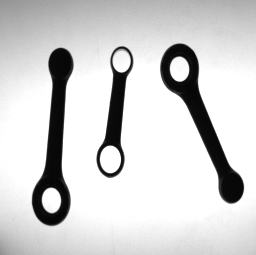
#> input picture images/TESI00.BMP, 256 x 255 px
$ python -i old_utils.py   (imports and definitions only)
#> lines starting #> are read from the running program, lines starting #| are printed output that depends on the picture
### rod.py
class Rod:

    def __init__(self):
        self.type = ""
        self.orientation = 0
        self.barycenter = []
        self.length = 0
        self.width = 0
        self.width_b = 0
        self.holes = []

    # [20 lines left out: functions __repr__, __str__, assign_holes, not called in this run]

### old_utils.py
import math
from cv2 import cv2
from matplotlib import pyplot as plt
import numpy as np
import rod

# Utility class which defines the used static methods
RGB_LABELS = [(0, 0, 255), (255, 127, 255), (127, 0, 255), (127, 0, 127), (0, 255, 0), (255, 255, 0),
              (0, 255, 255), (255, 0, 255), ]

rod_list = []


# [39 lines left out: functions binarize, med_filter, erosion, dilation, barycenter_distance, not called in this run]


# [6 lines of commented-out code are left out]


def connected_comp_labelling(image):
    retval, labels, stats, centroids = cv2.connectedComponentsWithStats(image, 8)
    rod_stats = blob_stats_parser(retval, stats, centroids)
    print(rod_stats)

    components_list = []

    # for loop starts from 1 since the first blob is always the background
    for i in range(1, retval):
        # I'll have to add a checker for checking whether it's a rod or not
        rod_list.append(rod.Rod())
        rod_list[i - 1].barycenter = centroids[i]
        component = np.array([[255 if pixel == i else 0 for pixel in row] for row in labels], dtype=np.uint8)
        components_list.append(component)
        # image_show(255-component, "component")
        h_retval, h_labels, h_stats, h_centroids = cv2.connectedComponentsWithStats(255 - component, 8)
        if h_retval > 2:
            print("greater than 2")
            rod_list[i - 1].assign_holes(h_retval, h_stats, h_centroids)
    # [6 lines of commented-out code are left out]
    mask1 = blobs_mask(retval, labels.copy())
    image_mer1 = draw_obb(mask1, rod_stats)
    image_centroids1 = draw_centroids(image_mer1, rod_stats)
    image_show(image_centroids1, "MER")

    return components_list, rod_list


# [105 lines left out: function blob_analysis, not called in this run]


# parser used to acquire the stats of each component.
# the list contains a dictionary with all the stats for each component
def blob_stats_parser(num_labels, stats, centroids):
    blob_stats = []
    for i in range(1, num_labels):
        blob_stats.append({'X': stats[i, cv2.CC_STAT_LEFT],
                           'Y': stats[i, cv2.CC_STAT_TOP],
                           'W': stats[i, cv2.CC_STAT_WIDTH],
                           'H': stats[i, cv2.CC_STAT_HEIGHT],
                           'A': stats[i, cv2.CC_STAT_AREA],
                           'Cx': centroids[i, 0],
                           'Cy': centroids[i, 1]})
    return blob_stats


# in order to better outline the components a mask is defined
# it permits to tell apart different components using RGB colors
def blobs_mask(num_labels, labels):
    mask_rgb = cv2.merge([labels, labels, labels])
    for i in range(1, num_labels):
        # if i != 0: # I'm not considering the background
        # mask_rgb[labels == i] = (np.random.choice(range(255), size=3))
        mask_rgb[labels == i] = RGB_LABELS[i]
    image_show(mask_rgb, "Outlined Blobs")
    return mask_rgb


# [8 lines of commented-out code are left out]

# [8 lines left out: function draw_major_axis, not called in this run]


def draw_obb(image, stats_list):
    for i in range(len(stats_list)):
        image_obb = cv2.rectangle(image, (stats_list[i]["X"], stats_list[i]["Y"]),
                                  (stats_list[i]["X"] + stats_list[i]["W"], stats_list[i]["Y"] + stats_list[i]["H"]),
                                  (255, 0, 0), 1)
        # image_centroid = cv2.line(image, stats_list[i]["Cx"], stats_list[i]["Cy"], (0, 150, 150))
        # plt.imshow(image_centroid)
    return image_obb


def draw_centroids(image, stats_list):
    for i in range(len(stats_list)):
        image_centroid = cv2.circle(image, (int(stats_list[i]["Cx"]), int(stats_list[i]["Cy"])), 4, (0, 150, 150), -1)
    return image_centroid


def image_show(image, title):
    plt.title(title)
    plt.imshow(image, cmap='gray', vmin='0', vmax='255')
    plt.show()

>>> import cv2
>>> picture = cv2.imread('images/TESI00.BMP', cv2.IMREAD_GRAYSCALE)
#> picture is the input picture: shape (255, 256); min 4, max 255, mean 208.4
>>> result = connected_comp_labelling(picture)
#> in connected_comp_labelling, `retval, labels, stats, centroids = cv2.connectedComponentsWithStats(im..`: labels: shape (255, 256) int32; every value is 1
#> in connected_comp_labelling, `retval, labels, stats, centroids = cv2.connectedComponentsWithStats(im..`: retval = 2; stats = [[-1, 2147483647, 0, 0, 0], [0, 0, 256, 255, 65280]]; centroids = [[nan, nan], [127.5, 127]]
#> after the loop in blob_stats_parser, `for i in range(1, num_labels):`: blob_stats = 1 item
#| [{'X': 0, 'Y': 0, 'W': 256, 'H': 255, 'A': 65280, 'Cx': 127.5, 'Cy': 127.0}]
#> the loop in connected_comp_labelling, `for i in range(1, retval): # I'll have to add a checker for checking w..` made 1 pass
#> (h_retval, h_stats, h_centroids) on pass 1: (1, [[0, 0, 256, 255, 65280]], [[127.5, 127]])
#> in blobs_mask, `mask_rgb = cv2.merge([labels, labels, labels])`: mask_rgb: shape (255, 256, 3) int32; every value is 1
#> after the loop in blobs_mask, `for i in range(1, num_labels):`:
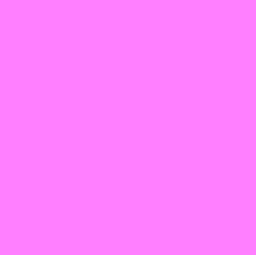
#> mask_rgb: shape (255, 256, 3) int32; mean of channels 0, 1, 2 255, 127, 255; drawn as B, G, R
#> the loop in draw_obb, `for i in range(len(stats_list)):` made 1 pass
#> the loop in draw_centroids, `for i in range(len(stats_list)):` made 1 pass
#> call 2 of image_show, with title = 'MER'
#> in image_show (call 2), `plt.show()`:
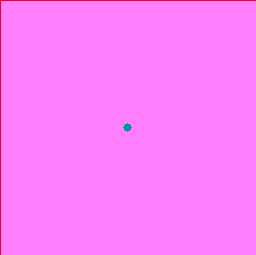
#> shown: shape (255, 256, 3); mean R, G, B 254.8, 126, 252.9
